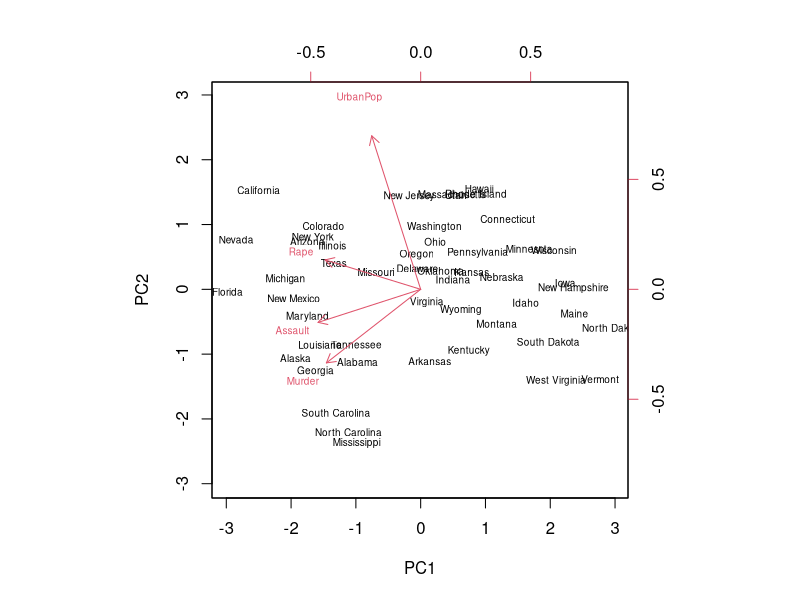
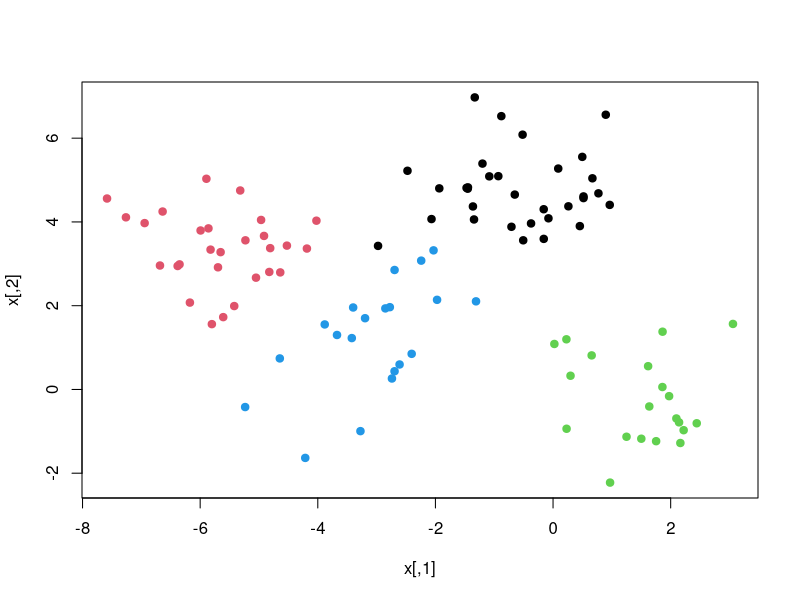
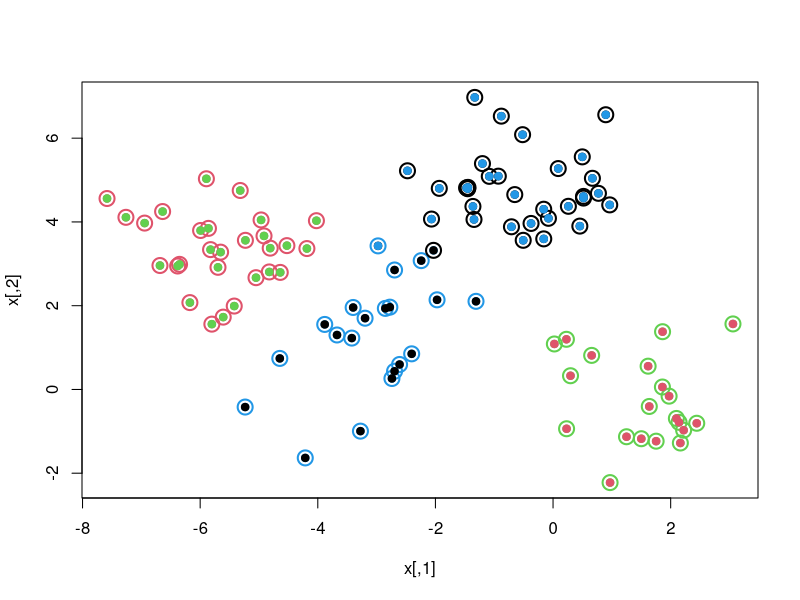
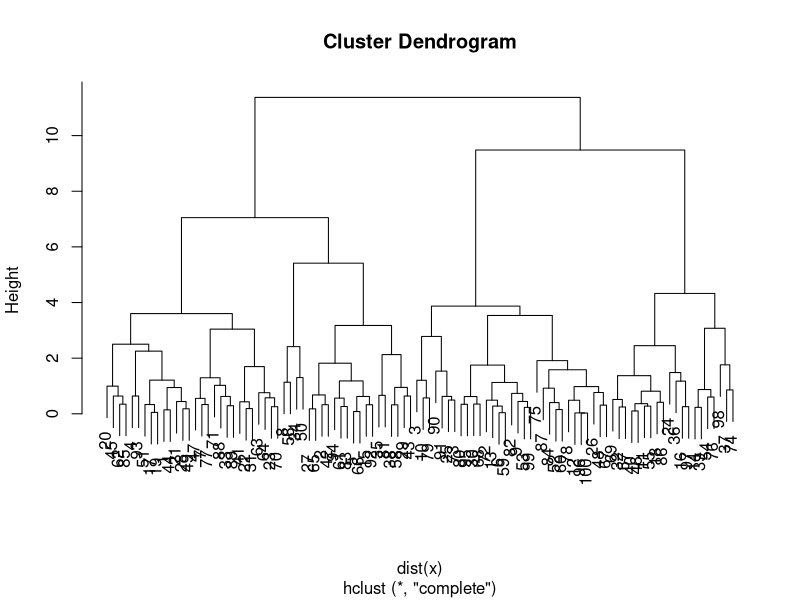
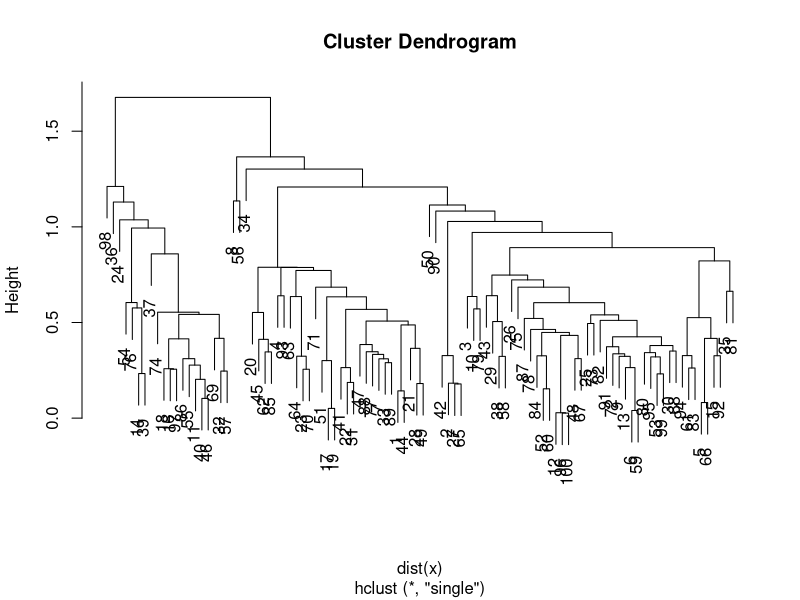
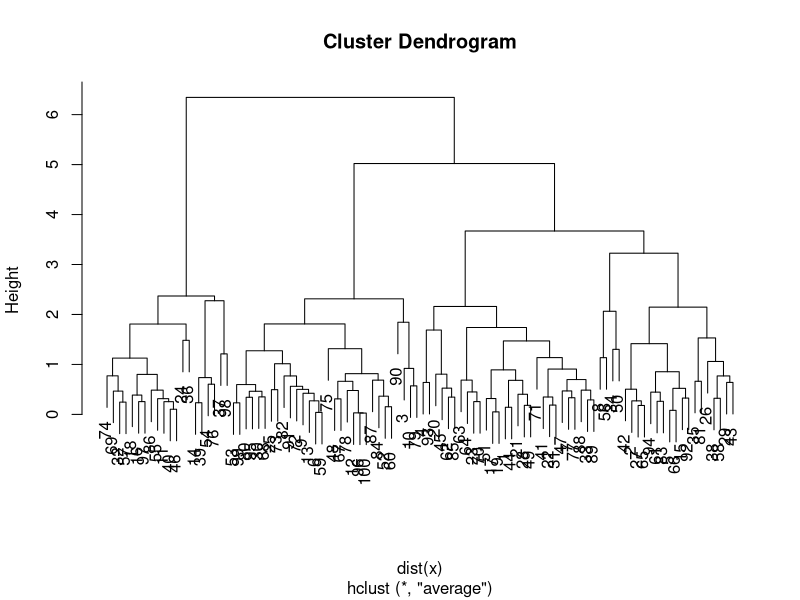
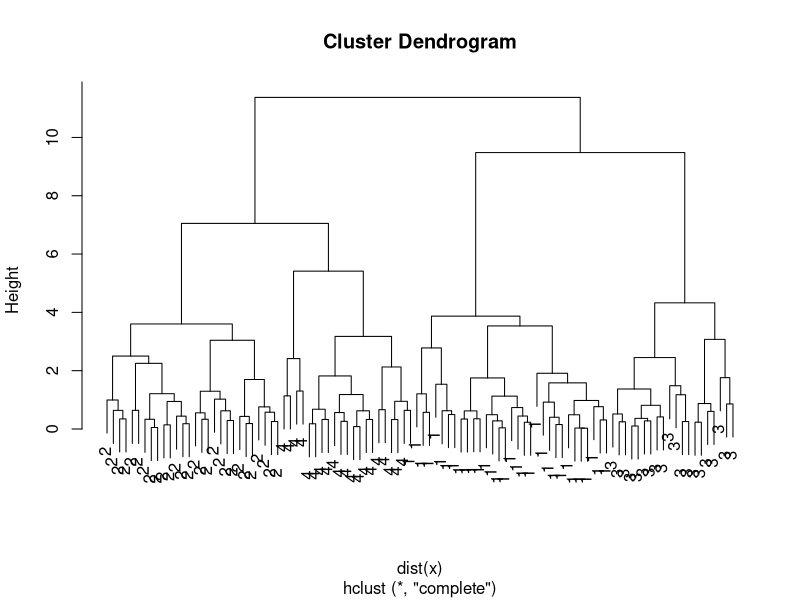

Write the R code that produced these figures, in order.
## ---- chunk 1
dimnames(USArrests)
apply(USArrests,2,mean)
apply(USArrests,2, var)
## ---- chunk 2
pca.out <- prcomp(USArrests, scale=TRUE)
pca.out
names(pca.out)
biplot(pca.out, scale=0, cex = 0.6)
## ---- chunk 3
set.seed(101)
x=matrix(rnorm(100*2),100,2)
xmean=matrix(rnorm(8,sd=4),4,2)
which=sample(1:4,100,replace=TRUE)
x=x+xmean[which,]
plot(x,col=which,pch=19)
## ---- chunk 4
km.out=kmeans(x,4,nstart=15)
km.out
plot(x,col=km.out$cluster,cex=2,pch=1,lwd=2)
points(x,col=which,pch=19)
points(x,col=c(4,3,2,1)[which],pch=19)
## ---- chunk 5
hc.complete=hclust(dist(x),method="complete")
plot(hc.complete)
hc.single=hclust(dist(x),method="single")
plot(hc.single)
hc.average=hclust(dist(x),method="average")
plot(hc.average)
## ---- chunk 6
hc.cut=cutree(hc.complete,4)
table(hc.cut,which)
table(hc.cut,km.out$cluster)
## ---- chunk 7
plot(hc.complete,labels=which)
